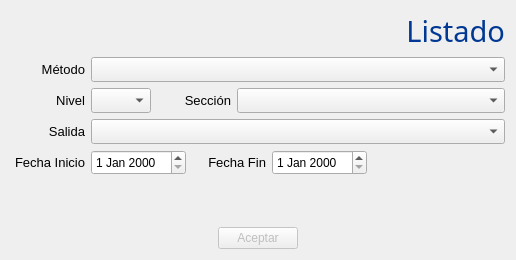
<?xml version="1.0" encoding="UTF-8"?>
<ui version="4.0">
 <class>listado_seccion</class>
 <widget class="QWidget" name="listado_seccion">
  <property name="geometry">
   <rect>
    <x>0</x>
    <y>0</y>
    <width>516</width>
    <height>260</height>
   </rect>
  </property>
  <property name="windowTitle">
   <string>CONTROL DE ESTUDIOS</string>
  </property>
  <property name="windowIcon">
   <iconset resource="icons.qrc">
    <normaloff>:/new/prefix1/iconos/esfera48.png</normaloff>:/new/prefix1/iconos/esfera48.png</iconset>
  </property>
  <layout class="QVBoxLayout" name="verticalLayout">
   <item>
    <widget class="QLabel" name="label">
     <property name="font">
      <font>
       <family>Gill Sans MT</family>
       <pointsize>22</pointsize>
       <weight>50</weight>
       <italic>false</italic>
       <bold>false</bold>
      </font>
     </property>
     <property name="styleSheet">
      <string notr="true">font: 22pt &quot;Gill Sans MT&quot;;
color: rgb(00,56,147);</string>
     </property>
     <property name="text">
      <string>Listado</string>
     </property>
     <property name="alignment">
      <set>Qt::AlignRight|Qt::AlignTrailing|Qt::AlignVCenter</set>
     </property>
    </widget>
   </item>
   <item>
    <layout class="QHBoxLayout" name="horizontalLayout_2">
     <item>
      <widget class="QLabel" name="cursolabel">
       <property name="maximumSize">
        <size>
         <width>74</width>
         <height>16777215</height>
        </size>
       </property>
       <property name="font">
        <font>
         <family>Segoe UI</family>
         <pointsize>10</pointsize>
        </font>
       </property>
       <property name="text">
        <string>Método</string>
       </property>
       <property name="alignment">
        <set>Qt::AlignRight|Qt::AlignTrailing|Qt::AlignVCenter</set>
       </property>
      </widget>
     </item>
     <item>
      <widget class="QComboBox" name="metodo">
       <property name="minimumSize">
        <size>
         <width>300</width>
         <height>25</height>
        </size>
       </property>
       <property name="font">
        <font>
         <family>Segoe UI</family>
         <pointsize>9</pointsize>
        </font>
       </property>
      </widget>
     </item>
    </layout>
   </item>
   <item>
    <layout class="QHBoxLayout" name="horizontalLayout">
     <item>
      <widget class="QLabel" name="label_3">
       <property name="maximumSize">
        <size>
         <width>74</width>
         <height>16777215</height>
        </size>
       </property>
       <property name="font">
        <font>
         <family>Segoe UI</family>
         <pointsize>10</pointsize>
        </font>
       </property>
       <property name="text">
        <string>Nivel</string>
       </property>
       <property name="alignment">
        <set>Qt::AlignRight|Qt::AlignTrailing|Qt::AlignVCenter</set>
       </property>
      </widget>
     </item>
     <item>
      <widget class="QComboBox" name="nivel">
       <property name="minimumSize">
        <size>
         <width>0</width>
         <height>25</height>
        </size>
       </property>
       <property name="maximumSize">
        <size>
         <width>60</width>
         <height>16777215</height>
        </size>
       </property>
       <property name="font">
        <font>
         <family>Segoe UI</family>
         <pointsize>9</pointsize>
        </font>
       </property>
      </widget>
     </item>
     <item>
      <widget class="QLabel" name="label_2">
       <property name="maximumSize">
        <size>
         <width>74</width>
         <height>16777215</height>
        </size>
       </property>
       <property name="font">
        <font>
         <family>Segoe UI</family>
         <pointsize>10</pointsize>
        </font>
       </property>
       <property name="text">
        <string>Sección</string>
       </property>
       <property name="alignment">
        <set>Qt::AlignRight|Qt::AlignTrailing|Qt::AlignVCenter</set>
       </property>
      </widget>
     </item>
     <item>
      <widget class="QComboBox" name="seccion">
       <property name="minimumSize">
        <size>
         <width>0</width>
         <height>25</height>
        </size>
       </property>
       <property name="font">
        <font>
         <family>Segoe UI</family>
         <pointsize>9</pointsize>
        </font>
       </property>
      </widget>
     </item>
    </layout>
   </item>
   <item>
    <layout class="QHBoxLayout" name="horizontalLayout_3">
     <item>
      <widget class="QLabel" name="label_4">
       <property name="maximumSize">
        <size>
         <width>74</width>
         <height>16777215</height>
        </size>
       </property>
       <property name="font">
        <font>
         <family>Segoe UI</family>
         <pointsize>10</pointsize>
        </font>
       </property>
       <property name="text">
        <string>Salida</string>
       </property>
       <property name="alignment">
        <set>Qt::AlignRight|Qt::AlignTrailing|Qt::AlignVCenter</set>
       </property>
      </widget>
     </item>
     <item>
      <widget class="QComboBox" name="salida">
       <property name="minimumSize">
        <size>
         <width>0</width>
         <height>25</height>
        </size>
       </property>
       <property name="font">
        <font>
         <family>Segoe UI</family>
         <pointsize>9</pointsize>
        </font>
       </property>
      </widget>
     </item>
    </layout>
   </item>
   <item>
    <layout class="QHBoxLayout" name="horizontalLayout_5">
     <item>
      <widget class="QLabel" name="label_5">
       <property name="minimumSize">
        <size>
         <width>74</width>
         <height>25</height>
        </size>
       </property>
       <property name="maximumSize">
        <size>
         <width>74</width>
         <height>16777215</height>
        </size>
       </property>
       <property name="font">
        <font>
         <family>Segoe UI</family>
         <pointsize>10</pointsize>
        </font>
       </property>
       <property name="text">
        <string>Fecha Inicio</string>
       </property>
       <property name="alignment">
        <set>Qt::AlignRight|Qt::AlignTrailing|Qt::AlignVCenter</set>
       </property>
      </widget>
     </item>
     <item>
      <widget class="QDateEdit" name="fecini">
       <property name="minimumSize">
        <size>
         <width>0</width>
         <height>25</height>
        </size>
       </property>
       <property name="font">
        <font>
         <family>Segoe UI</family>
         <pointsize>9</pointsize>
        </font>
       </property>
      </widget>
     </item>
     <item>
      <widget class="QLabel" name="label_6">
       <property name="minimumSize">
        <size>
         <width>74</width>
         <height>25</height>
        </size>
       </property>
       <property name="font">
        <font>
         <family>Segoe UI</family>
         <pointsize>10</pointsize>
        </font>
       </property>
       <property name="text">
        <string>Fecha Fin</string>
       </property>
       <property name="alignment">
        <set>Qt::AlignRight|Qt::AlignTrailing|Qt::AlignVCenter</set>
       </property>
      </widget>
     </item>
     <item>
      <widget class="QDateEdit" name="fecfin">
       <property name="minimumSize">
        <size>
         <width>0</width>
         <height>25</height>
        </size>
       </property>
       <property name="font">
        <font>
         <family>Segoe UI</family>
         <pointsize>9</pointsize>
        </font>
       </property>
      </widget>
     </item>
     <item>
      <spacer name="horizontalSpacer_3">
       <property name="orientation">
        <enum>Qt::Horizontal</enum>
       </property>
       <property name="sizeHint" stdset="0">
        <size>
         <width>40</width>
         <height>20</height>
        </size>
       </property>
      </spacer>
     </item>
    </layout>
   </item>
   <item>
    <layout class="QHBoxLayout" name="horizontalLayout_6"/>
   </item>
   <item>
    <spacer name="verticalSpacer_2">
     <property name="orientation">
      <enum>Qt::Vertical</enum>
     </property>
     <property name="sizeHint" stdset="0">
      <size>
       <width>20</width>
       <height>40</height>
      </size>
     </property>
    </spacer>
   </item>
   <item>
    <layout class="QHBoxLayout" name="horizontalLayout_4">
     <item>
      <spacer name="horizontalSpacer">
       <property name="orientation">
        <enum>Qt::Horizontal</enum>
       </property>
       <property name="sizeHint" stdset="0">
        <size>
         <width>40</width>
         <height>20</height>
        </size>
       </property>
      </spacer>
     </item>
     <item>
      <widget class="QPushButton" name="boton_generar">
       <property name="enabled">
        <bool>false</bool>
       </property>
       <property name="font">
        <font>
         <family>Segoe UI</family>
         <pointsize>9</pointsize>
        </font>
       </property>
       <property name="text">
        <string>Aceptar</string>
       </property>
      </widget>
     </item>
     <item>
      <spacer name="horizontalSpacer_2">
       <property name="orientation">
        <enum>Qt::Horizontal</enum>
       </property>
       <property name="sizeHint" stdset="0">
        <size>
         <width>40</width>
         <height>20</height>
        </size>
       </property>
      </spacer>
     </item>
    </layout>
   </item>
  </layout>
 </widget>
 <resources>
  <include location="icons.qrc"/>
 </resources>
 <connections/>
</ui>
